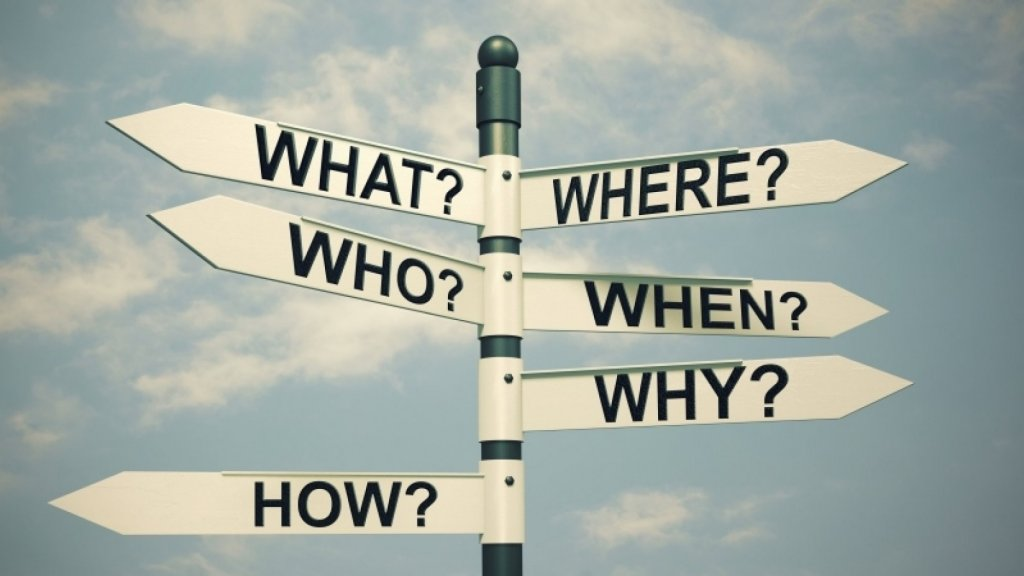
#> input picture Background_removing_models_tests/in/1.jpg, 1024 x 576 px, found by its file name; its folder holds only this picture in this run
$ python mean-shift.py
#> lines starting #> are read from the running program, lines starting #| are printed output that depends on the picture; after the words box and inside, x2 and y2 are one past the last pixel; in counts of white or black regions, pixels touching at a corner belong together
import os
from sklearn.cluster import MeanShift, estimate_bandwidth
import cv2
import numpy as np

input_dir = '/content/in'
output_dir = '/content/out'

# Ensure the output directory exists
os.makedirs(output_dir, exist_ok=True)

# Process each image in the input directory
for filename in os.listdir(input_dir):
    if filename.endswith(('.jpg', '.jpeg', '.png', '.bmp', '.tiff')):
        # Read the image
        image_path = os.path.join(input_dir, filename)
        image = cv2.imread(image_path)
#> image is the input picture: shape (576, 1024, 3); mean B, G, R 163.3, 171.1, 162

        if image is None:
            print(f"Failed to read {filename}")
            continue

        # Convert to RGB
        image_rgb = cv2.cvtColor(image, cv2.COLOR_BGR2RGB)
        # Reshape the image to a 2D array of pixels
        pixels = image_rgb.reshape(-1, 3)

        # Estimate bandwidth for MeanShift
        bandwidth = estimate_bandwidth(pixels, quantile=0.2, n_samples=500)
#> bandwidth = 33.27
        # Apply MeanShift clustering
        mean_shift = MeanShift(bandwidth=bandwidth, bin_seeding=True)
        mean_shift.fit(pixels)
        labels = mean_shift.labels_

        # Reshape the labels to the shape of the image
        segmented_image = labels.reshape(image_rgb.shape[:2])
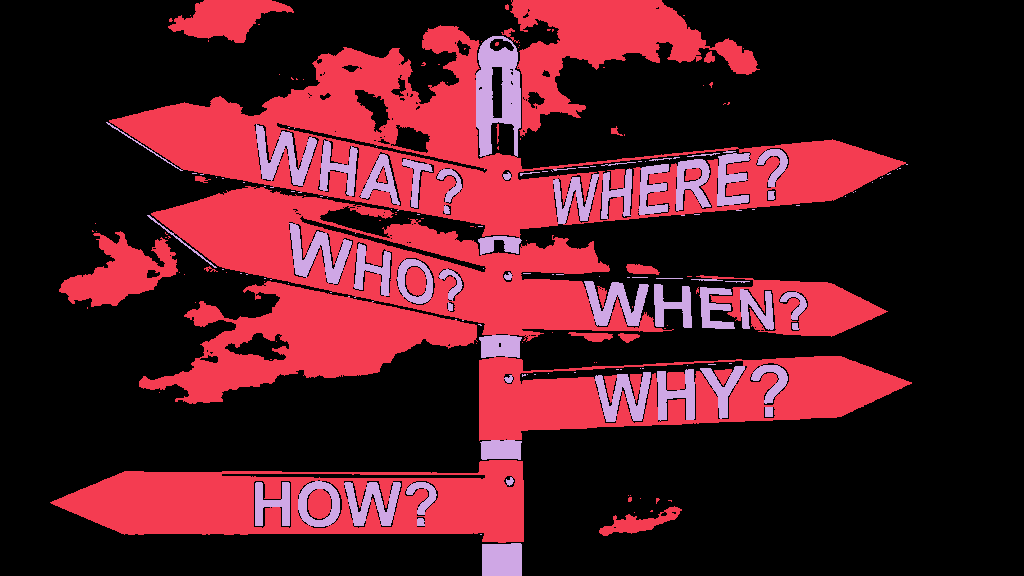
#> segmented_image: shape (576, 1024) int64; 3 distinct labels, from 0 to 2; one colour per label, 0 black

        # Create a mask for the background
        background_label = np.bincount(labels).argmax()
#> background_label = 0
        background_mask = segmented_image == background_label
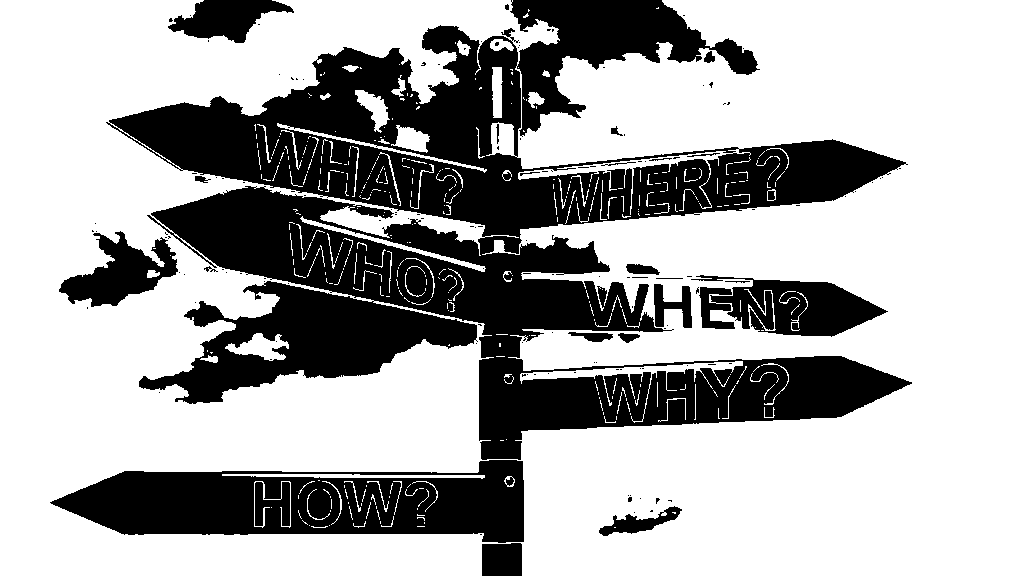
#> background_mask: shape (576, 1024) bool; 67% white; 141 black regions (118 under 20 px), largest, box (x1, y1, x2, y2) and area: (106, 0, 912, 460) 149050, (50, 460, 524, 543) 26262, (691, 275, 888, 337) 7211
        background_mask = background_mask.astype(np.uint8) * 255

        # Apply the mask to the original image
        result = cv2.bitwise_and(image, image, mask=background_mask)
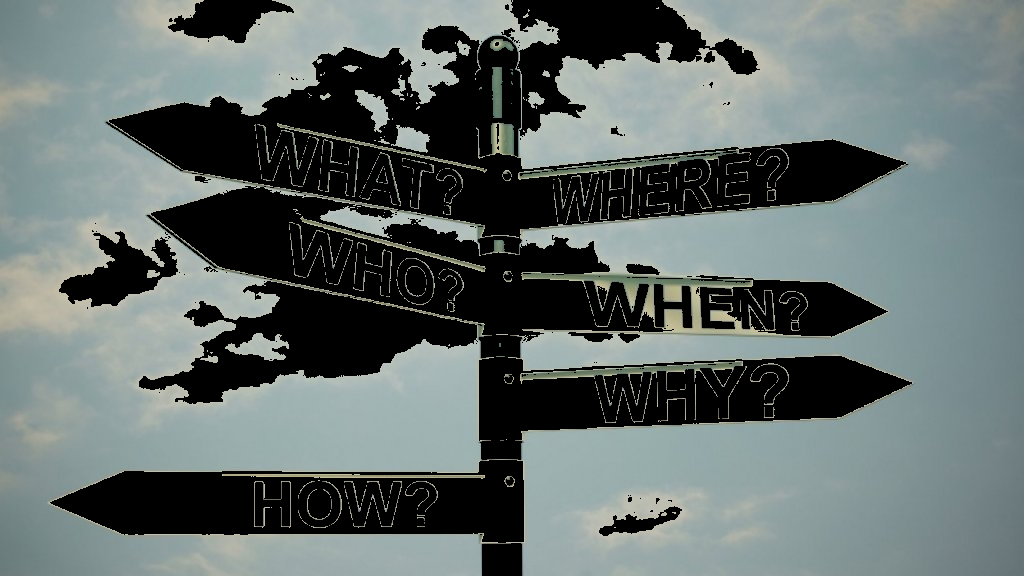
#> result: shape (576, 1024, 3); mean B, G, R 107.7, 109.3, 99.2

        # Save the result
        output_path = os.path.join(output_dir, filename)
        cv2.imwrite(output_path, result)
        print(f"Processed and saved {filename}")

print("Processing complete.")
